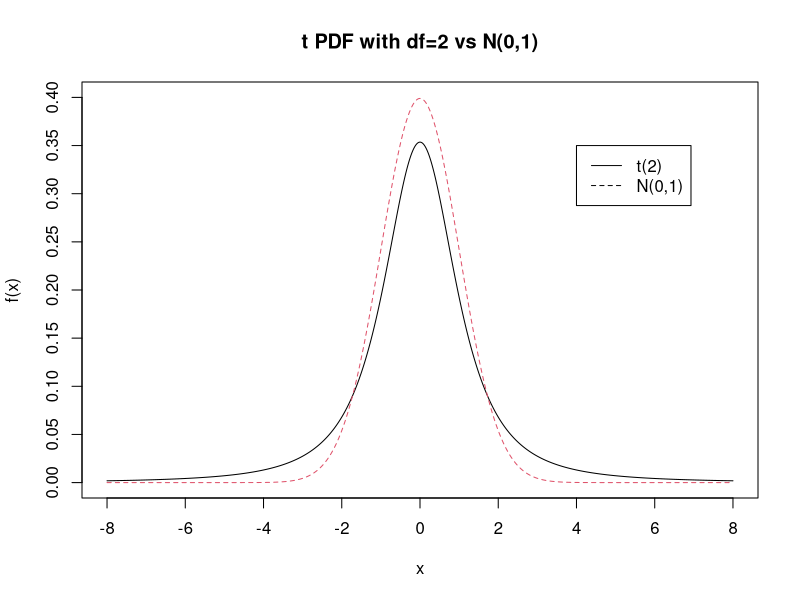
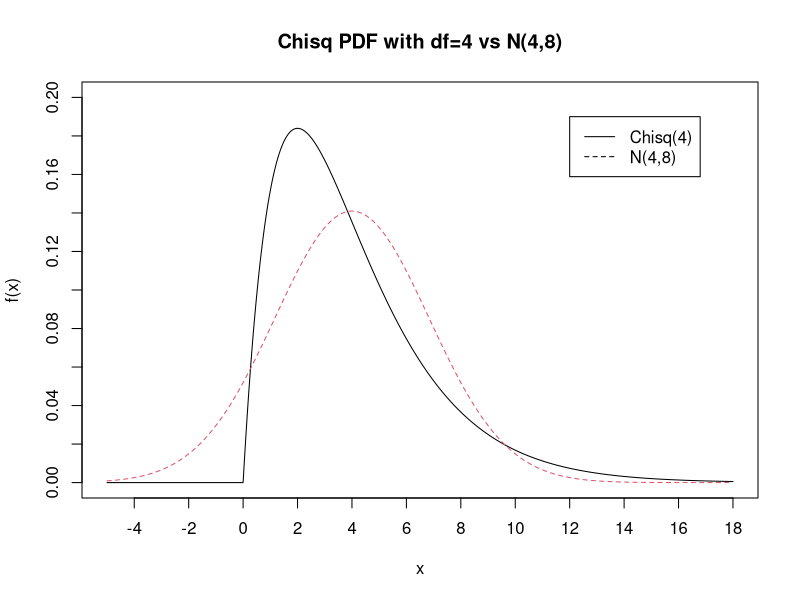
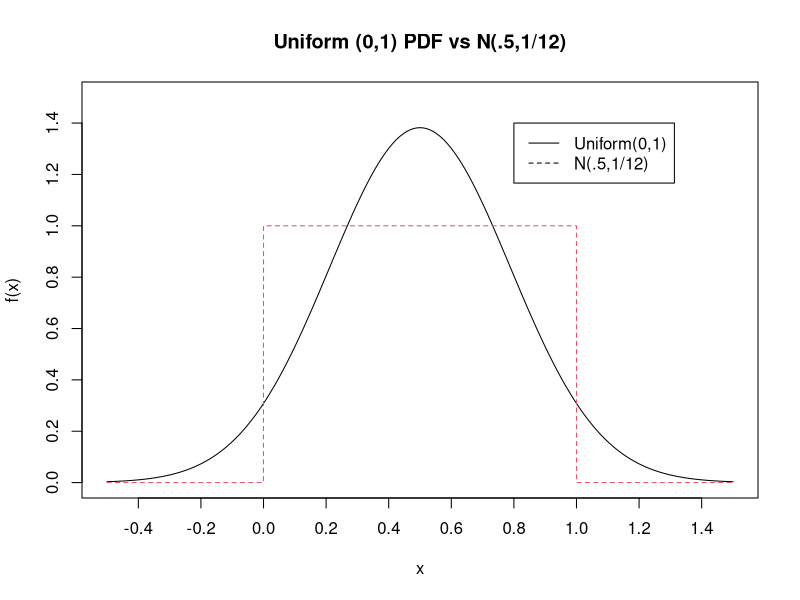

These charts were generated, in order, by the following R code:

#The following R program generates data from various specified distributions
#and the plots the empirical density function of the generated data.
# This program is ~longneck/meth1/compnorm,t,chi.R
#------------------------------------------------------------------------------
x1 = seq(-8,8,length=5000)
x2 = seq(-5,18,length=5000)
x3 = seq(-.5,1.5,length=5000)
y1 = dt(x1,2)
y2 = dnorm(x1,0,1)
y3 = dchisq(x2,4)
y4 = dnorm(x2,4,2.83)
y5 = dnorm(x3,.5,1/sqrt(12))
y6 = dunif(x3,0,1)
z1 = cbind(y1,y2)
z2 = cbind(y3,y4)
z3 = cbind(y5,y6)
 #postscript("u:/meth1/Rfiles/compnormt.ps",height=8,horizontal=FALSE)
par(mfrow=c(1,1))
matplot(x1,z1,main="t PDF with df=2 vs N(0,1)",xlab= "x", ylab="f(x)",type="l",ylim=c(0,.4),
     xlim=c(-8,8),lab=c(9,8,7),cex=.5)
legend(4,.35,c("t(2)","N(0,1)"),lty=c(1,2))

 #postscript("u:/meth1/Rfiles/compnormchi.ps",height=8,horizontal=FALSE)
par(mfrow=c(1,1))
matplot(x2,z2,main="Chisq PDF with df=4 vs N(4,8)",xlab= "x", ylab="f(x)",type="l",ylim=c(0,.20),
     xlim=c(-5,18),lab=c(9,8,7),cex=.5,lty=c(1,2))
legend(12,.19,c("Chisq(4)","N(4,8)"),lty=c(1,2))

 #postscript("u:/meth1/Rfiles/compnormunif.ps",height=8,horizontal=FALSE)
par(mfrow=c(1,1))
matplot(x3,z3,main="Uniform (0,1) PDF vs N(.5,1/12)",xlab="x",ylab="f(x)",type="l",ylim=c(0,1.5),
     xlim=c(-.5,1.5),lab=c(9,8,7),cex=.5,lty=c(1,2))
legend(.8,1.4,c("Uniform(0,1)","N(.5,1/12)"),lty=c(1,2))


 #graphics.off()
